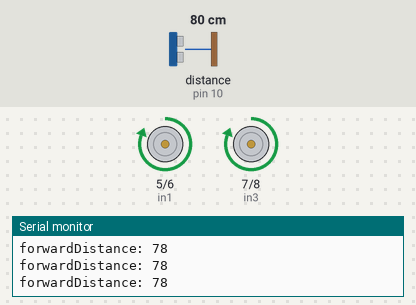
A sketch run on a simulated Arduino Uno, built with avr-gcc and run on an emulated ATmega328P. On the bench: motor-driver pin pairs drawn as motors (green arrow = first pin HIGH = forward, orange = second pin HIGH = backward, longer = more drive, scaled by the enable pin), the last lines printed to the serial monitor. Wiring (inferred from the names in the program): ultrasonic range finder: trigger pin 11; echo pin 10. The inputs (shaded band) are chosen by the test bench; at power-on: distance to the obstacle (sensor on pin 10) 80 cm. The echo pulse lasts 58.3 µs per cm.

Above: at 1.2 s.
1.3 s: distance to the obstacle (sensor on pin 10) set to 40 cm
2.8 s: distance to the obstacle (sensor on pin 10) set to 32 cm
At 3.7 s:
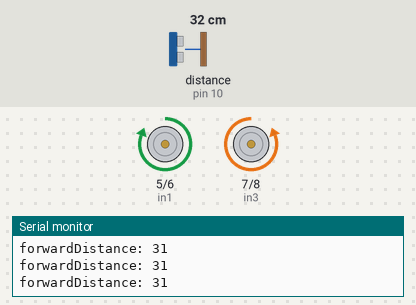
4.3 s: distance to the obstacle (sensor on pin 10) set to 60 cm
At 5.5 s:
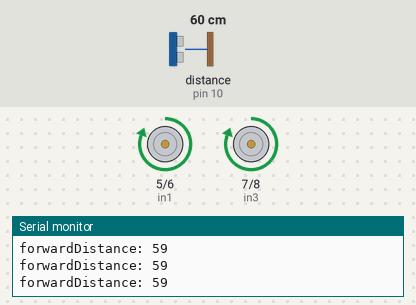
7.3 s: distance to the obstacle (sensor on pin 10) set to 2 cm
At 8.3 s:
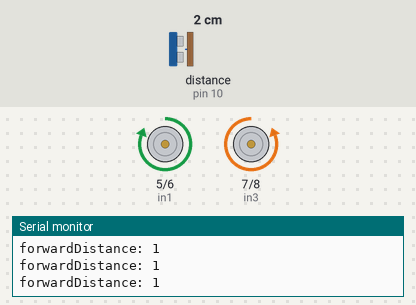
Timing chart, 0 to 9.8 s (numbered marks = the images above; inputs shaded):
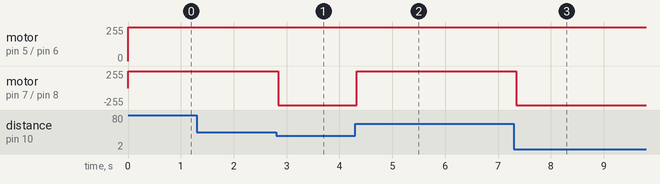

The sketch:

MultiTerrainAutonomousBot.ino
```cpp
int distance;
int duration;
const int trigPin = 11;
const int echoPin = 10;

int enA = 4;
int in1 = 5;
int in2 = 6;
int in3 = 7;
int in4 = 8;
int enB = 9;

void setup() {
  pinMode(enA, OUTPUT);
  pinMode(enB, OUTPUT);
  pinMode(in1, OUTPUT);
  pinMode(in2, OUTPUT);
  pinMode(in3, OUTPUT);
  pinMode(in4, OUTPUT);

  digitalWrite(in1, LOW);
  digitalWrite(in2, LOW);
  digitalWrite(in3, LOW);
  digitalWrite(in4, LOW);

  pinMode(trigPin, OUTPUT); // Sets the trigPin as an Output
  pinMode(echoPin, INPUT); // Sets the echoPin as an Input

  Serial.begin(9600);
}

void loop() {
  //Ultrasonic Sensor
 digitalWrite(trigPin, LOW);
  delayMicroseconds(2);

  digitalWrite(trigPin, HIGH);
  delayMicroseconds(10);
  digitalWrite(trigPin, LOW);
  duration = pulseIn(echoPin, HIGH);
  distance = duration * 0.034 / 2;
  Serial.print("Distance: ");
  Serial.println(distance);

  forward();
  if(distance<35){
    left();
    }

  else if(distance<20){
    right();
    }
}

void Stop() {
  analogWrite(in1, 0);
  analogWrite(in2, 0);
  analogWrite(in3, 0);
  analogWrite(in4, 0);
}


void forward(){

  analogWrite(enA, 255);
  analogWrite(enB,255);

  Serial.print("forward");

  digitalWrite(in1, HIGH);
  digitalWrite(in2, LOW);
  digitalWrite(in3, HIGH);
  digitalWrite(in4, LOW);
  }


void backward()
{
     digitalWrite(in1, LOW);
     digitalWrite(in2, HIGH);
     digitalWrite(in3, LOW);
     digitalWrite(in4, HIGH);

  analogWrite(enA, 255);
  analogWrite(enB,255);
}

void right()
{
     digitalWrite(in1, LOW);
     digitalWrite(in2, HIGH);
     digitalWrite(in3, HIGH);
     digitalWrite(in4, LOW);

  analogWrite(enA, 255);
  analogWrite(enB,255);
}

void left()
{
     digitalWrite(in1, HIGH);
     digitalWrite(in2, LOW);
     digitalWrite(in3, LOW);
     digitalWrite(in4, HIGH);

  analogWrite(enA, 255);
  analogWrite(enB,255);
}
```

Measured:
- the behaviour switches between 36 and 35 cm on distance to the obstacle (sensor on pin 10) (found by bisection; images 0 and 1)
- after the input at 2.8 s, motor on pin 7 (in3) / pin 8 (in4): forward 255/255 → backward 255/255 at once
- after the input at 4.3 s, motor on pin 7 (in3) / pin 8 (in4): backward 255/255 → forward 255/255 at once
- after the input at 7.3 s, motor on pin 7 (in3) / pin 8 (in4): forward 255/255 → backward 255/255 at once
